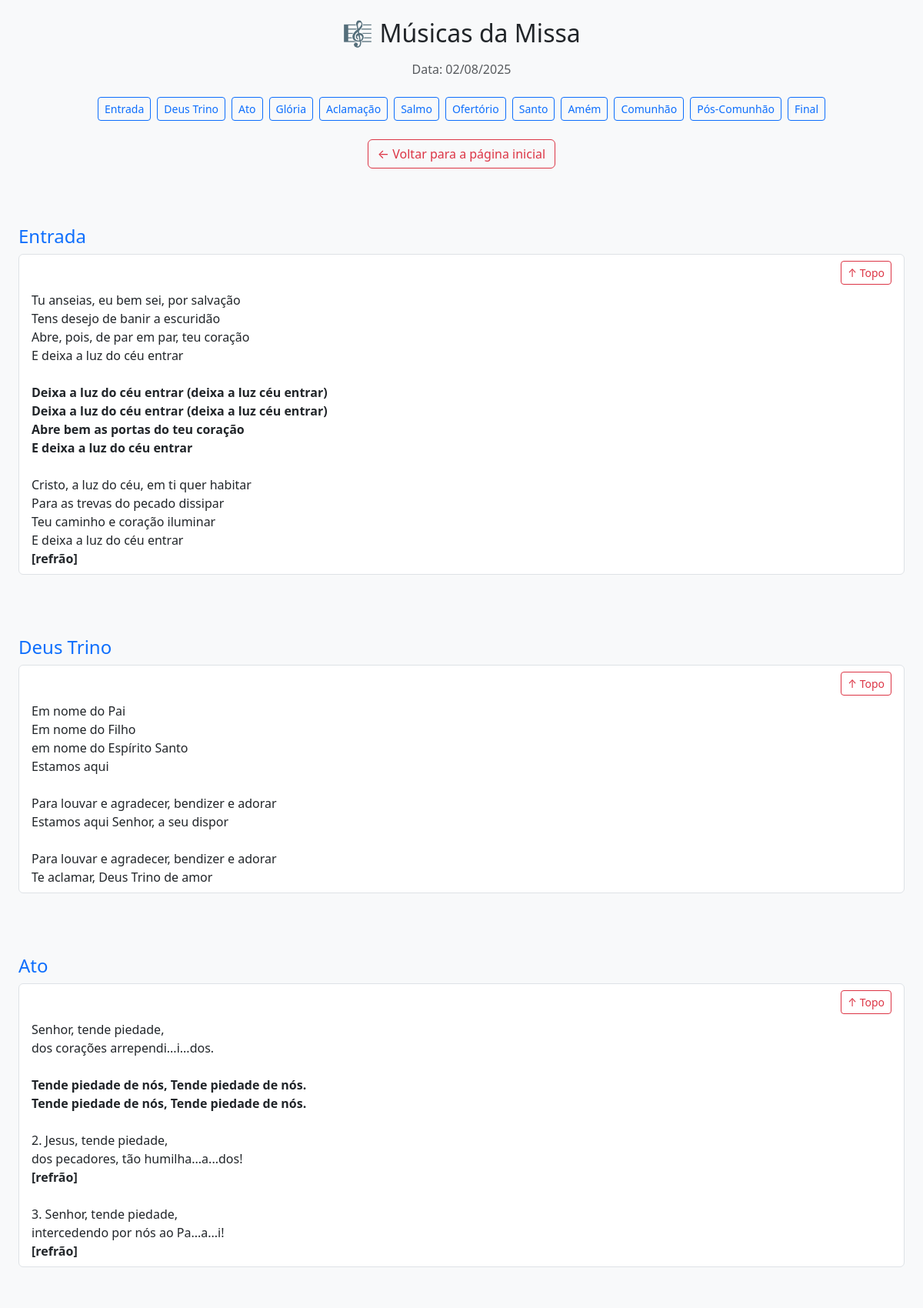
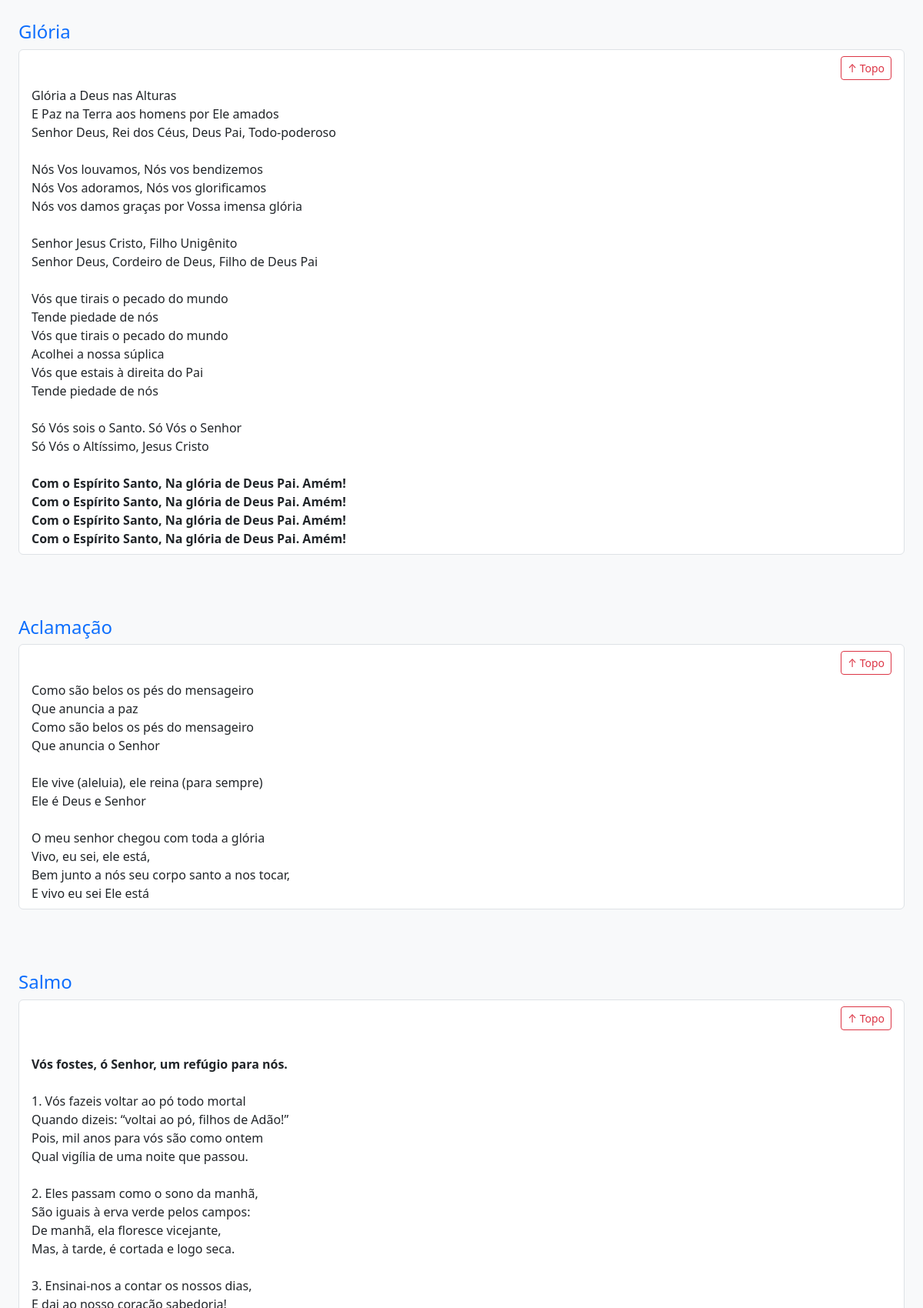
The app's page /musica_missa.php (upper part) with its own data (2 pictures, top to bottom).
### tables this page shows
CREATE TABLE IF NOT EXISTS `tbmomentosmissa` (
  `idMomento` int(11) NOT NULL AUTO_INCREMENT,
  `DescMomento` varchar(50) DEFAULT NULL,
  `OrdemDeExecucao` char(4) DEFAULT NULL,
  PRIMARY KEY (`idMomento`)
);

### musica_missa.php (the view, shortened to what this page needs)
<?php
include "conexao.php";
$sql_data = "SELECT MAX(DataMissa) AS UltimaData FROM tbMissa where Status = '1'";
$res_data = $conn->query($sql_data);
$ultimaData = $res_data->fetch_assoc()['UltimaData'] ?? null;
$sql_momentos = "
                  SELECT mom.idMomento, mom.DescMomento FROM tbMissa m
                    JOIN tbMissaMusicas mm ON mm.idMissa = m.idMissa
                    JOIN tbMusicaMomentoMissa mmm ON mmm.idMusica = mm.idMusica and mmm.idMomento = mm.idMusicaMomentoMissa
                    JOIN tbMomentosMissa mom ON mom.idMomento = mmm.idMomento
                    WHERE m.DataMissa = '$ultimaData' and m.Status = '1'
                    ORDER BY mom.OrdemDeExecucao
                ";
$momentos = $conn->query($sql_momentos)->fetch_all(MYSQLI_ASSOC);
$sql_musicas = "
                  SELECT m.TituloMissa, m.DataMissa, mom.DescMomento, mom.idMomento, mu.Musica, mu.NomeMusica
                  FROM tbMissa m
                  JOIN tbMissaMusicas mm ON mm.idMissa = m.idMissa
                  JOIN tbMusica mu ON mu.idMusica = mm.idMusica
                  JOIN tbMusicaMomentoMissa mmm ON mmm.idMusica = mu.idMusica and mmm.idMomento = mm.idMusicaMomentoMissa
                  JOIN tbMomentosMissa mom ON mom.idMomento = mmm.idMomento
                  WHERE m.DataMissa = '$ultimaData'  and m.Status = '1'
                  ORDER BY mom.OrdemDeExecucao
               ";
$res_musicas = $conn->query($sql_musicas);
$agrupadas = [];
while ($r = $res_musicas->fetch_assoc()) {
    $id = $r['idMomento'];
    $agrupadas[$id]['DescMomento'] = $r['DescMomento'];
    $agrupadas[$id]['musicas'][] = $r['Musica'];
}
?>
<!DOCTYPE html>
<html lang="pt-br">
<head>
  <link id="bootstrap-css" rel="stylesheet" href="https://cdn.jsdelivr.net/npm/bootstrap@5.3.0/dist/css/bootstrap.min.css" onerror="fallbackBootstrap()">
</head>
<body class="bg-light" id="topo">
<div class="container-fluid p-4">
  <div class="text-center mb-4">
    <h2 class="mb-3">🎼 Músicas da Missa</h2>
    <p class="text-muted">Data: <?= $ultimaData ? date('d/m/Y', strtotime($ultimaData)) : "Não encontrada" ?></p>
  </div>
  <?php if ($ultimaData): ?>
      <div class="link-momentos mb-4 text-center">
          <div class="d-flex flex-wrap justify-content-center gap-2">
              <?php foreach ($momentos as $mom): ?>
                <a href="#momento<?= $mom['idMomento'] ?>" class="btn btn-outline-primary btn-sm"><?= $mom['DescMomento'] ?></a>
              <?php endforeach; ?>
          </div>
      </div>
      <div class="text-center mb-4">
          <a href="index.php" class="btn btn-outline-danger">← Voltar para a página inicial</a>
      </div>
    <?php foreach ($momentos as $mom): ?>
      <?php if (isset($agrupadas[$mom['idMomento']])): ?>
        <div id="momento<?= $mom['idMomento'] ?>" class="momento-section">
          <h4 class="text-primary"><?= $mom['DescMomento'] ?></h4>
          <ul class="list-group">
            <?php foreach ($agrupadas[$mom['idMomento']]['musicas'] as $musica): ?>
                <li class="list-group-item">
                  <a href="#topo" class="btn btn-sm btn-outline-danger float-end mb-2">↑ Topo</a>
                     <?php
                         $formatada = htmlspecialchars($musica);
                         $formatada = preg_replace('/\\[negrito\\](.*?)\\[\\/negrito\\]/is', '<strong>$1</strong>', $formatada);
                         echo '<div style="white-space: pre-wrap; font-family: inherit; clear: both;">' . $formatada . '</div>';
                      ?>
                </li>
            <?php endforeach; ?>
          </ul>
        </div>
      <?php endif; ?>
    <?php endforeach; ?>
  <?php else: ?>
    <div class="alert alert-warning text-center">Nenhuma missa encontrada no banco de dados.</div>
  <?php endif; ?>
</div>
</body>
</html>

### musica_missa.php (style rules this page uses)
html { scroll-behavior: smooth; }
.momento-section { padding-top: 50px; margin-bottom: 30px; }

### records on screen
tbmomentosmissa: DescMomento "Entrada", idMomento "Tu anseias, eu bem sei, por salvação Tens desejo de banir a escuridão Abre, pois, de par em par, teu coração E deixa a luz do céu entrar Deixa a luz do céu entrar (deixa a luz céu entrar) Deixa a luz do céu entrar (deixa a luz céu entrar) Abre bem as portas do teu coração E deixa a luz do céu entrar Cristo, a luz do céu, em ti quer habitar Para as trevas do pecado dissipar Teu caminho e coração iluminar E deixa a luz do céu entrar [refrão]"
tbmomentosmissa: DescMomento "Deus Trino", idMomento "Em nome do Pai Em nome do Filho em nome do Espírito Santo Estamos aqui Para louvar e agradecer, bendizer e adorar Estamos aqui Senhor, a seu dispor Para louvar e agradecer, bendizer e adorar Te aclamar, Deus Trino de amor"
tbmomentosmissa: DescMomento "Ato", idMomento "Senhor, tende piedade, dos corações arrependi...i...dos. Tende piedade de nós, Tende piedade de nós. Tende piedade de nós, Tende piedade de nós. 2. Jesus, tende piedade, dos pecadores, tão humilha...a...dos! [refrão] 3. Senhor, tende piedade, intercedendo por nós ao Pa...a...i! [refrão]"
tbmomentosmissa: DescMomento "Glória", idMomento "Glória a Deus nas Alturas E Paz na Terra aos homens por Ele amados Senhor Deus, Rei dos Céus, Deus Pai, Todo-poderoso Nós Vos louvamos, Nós vos bendizemos Nós Vos adoramos, Nós vos glorificamos Nós vos damos graças por Vossa imensa glória Senhor Jesus Cristo, Filho Unigênito Senhor Deus, Cordeiro de Deus, Filho de Deus Pai Vós que tirais o pecado do mundo Tende piedade de nós Vós que tirais o pecado do mundo Acolhei a nossa súplica Vós que estais à direita do Pai Tende piedade de nós Só Vós sois o Santo. Só Vós o Senhor Só Vós o Altíssimo, Jesus Cristo Com o Espírito Santo, Na glória de Deus Pai. Amém! Com o Espírito Santo, Na glória de Deus Pai. Amém! Com o Espírito Santo, Na glória de…"
tbmomentosmissa: DescMomento "Aclamação", idMomento "Como são belos os pés do mensageiro Que anuncia a paz Como são belos os pés do mensageiro Que anuncia o Senhor Ele vive (aleluia), ele reina (para sempre) Ele é Deus e Senhor O meu senhor chegou com toda a glória Vivo, eu sei, ele está, Bem junto a nós seu corpo santo a nos tocar, E vivo eu sei Ele está"
tbmomentosmissa: DescMomento "Salmo", idMomento "Vós fostes, ó Senhor, um refúgio para nós."
tbmomentosmissa: DescMomento "Ofertório"
tbmomentosmissa: DescMomento "Santo"
tbmomentosmissa: DescMomento "Amém"
tbmomentosmissa: DescMomento "Comunhão"
tbmomentosmissa: DescMomento "Pós-Comunhão"
tbmomentosmissa: DescMomento "Final"

### other values on screen
date('d/m/Y', strtotime($ultimaData)) "02/08/2025"
